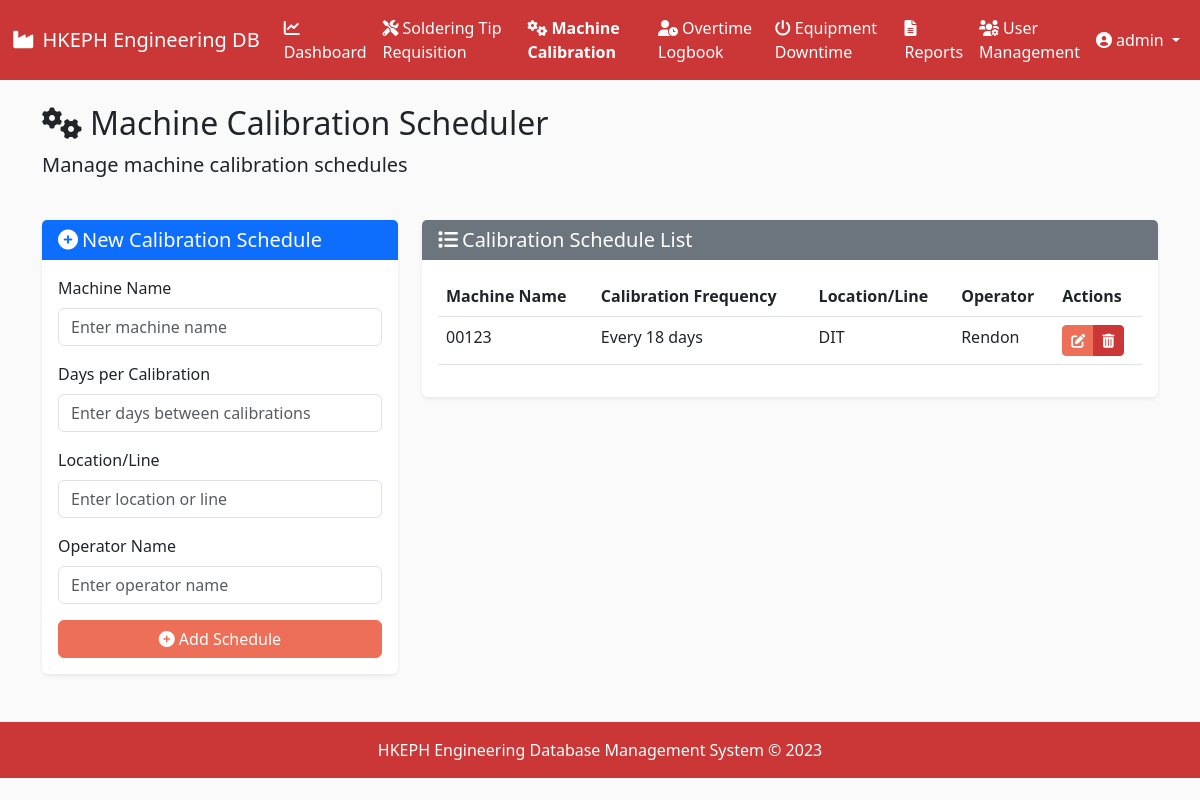
/machine-calibrations (signed in), run on an earlier commit of the app's database.
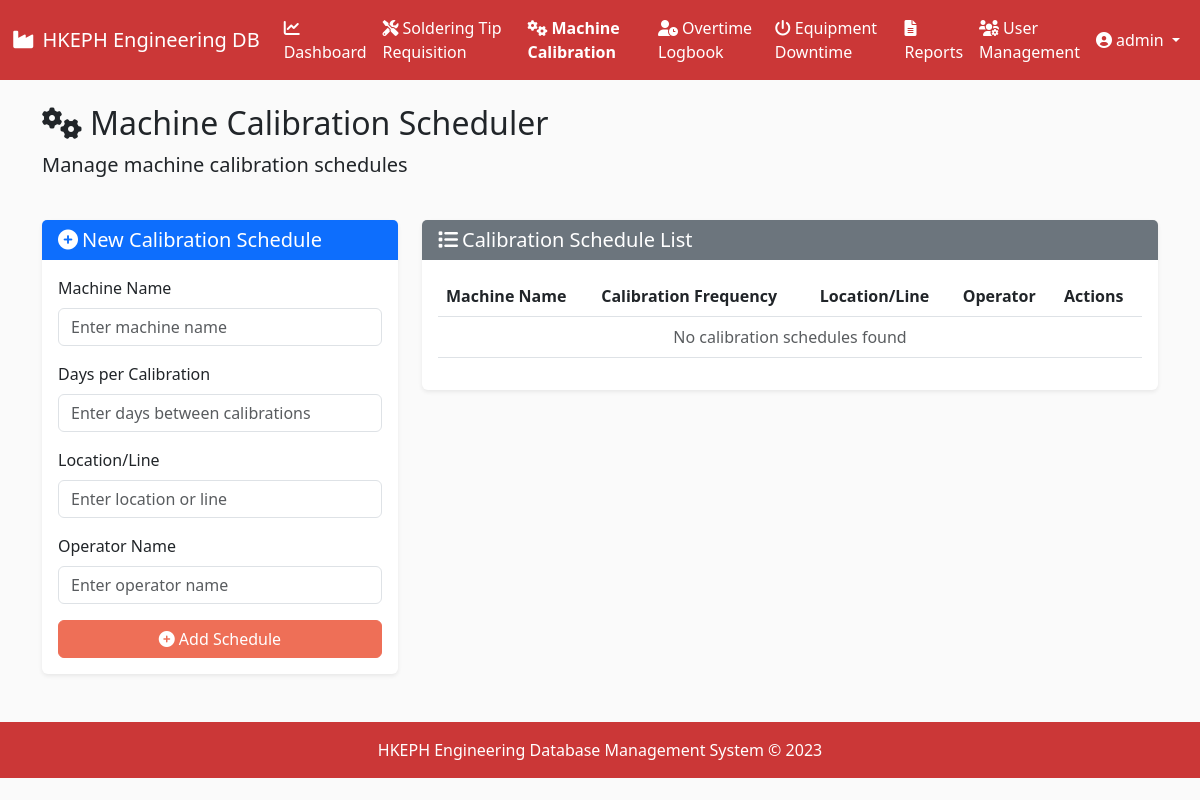
And on a later commit of the database.
### models.py (models this page shows, shortened)
class User(UserMixin, db.Model):
    id = db.Column(db.Integer, primary_key=True)
    username = db.Column(db.String(64), unique=True, nullable=False)
    email = db.Column(db.String(120), unique=True, nullable=False)
    password_hash = db.Column(db.String(256), nullable=False)
    is_admin = db.Column(db.Boolean, default=False)
    date_created = db.Column(db.DateTime, default=datetime.utcnow)

class MachineCalibration(db.Model):
    id = db.Column(db.Integer, primary_key=True)
    machine_name = db.Column(db.String(100), nullable=False)
    days_per_calibration = db.Column(db.Integer, nullable=False)
    location_line = db.Column(db.String(100), nullable=False)
    operator_name = db.Column(db.String(100), nullable=False)
    created_at = db.Column(db.DateTime, default=datetime.utcnow)

### routes.py (the view)
@app.route('/machine-calibrations')
@login_required
def machine_calibrations():
    calibrations = MachineCalibration.query.all()
    form = MachineCalibrationForm()
    return render_template('machine_calibration.html', calibrations=calibrations, form=form)

### forms.py
class MachineCalibrationForm(FlaskForm):
    machine_name = StringField('Machine Name', validators=[DataRequired(), Length(max=100)])
    days_per_calibration = IntegerField('Days per Calibration', validators=[DataRequired(), NumberRange(min=1, max=365)])
    location_line = StringField('Location/Line', validators=[DataRequired(), Length(max=100)])
    operator_name = StringField('Operator Name', validators=[DataRequired(), Length(max=100)])

### app.py (called while the page is built)
@login_manager.user_loader
def load_user(user_id):
    return User.query.get(int(user_id))

### templates/machine_calibration.html (shortened to what this page needs)
{% extends 'base.html' %}
{% block content %}
<div class="row mb-4">
    <div class="col">
        <h2><i class="fas fa-cogs me-2"></i>Machine Calibration Scheduler</h2>
        <p class="lead">Manage machine calibration schedules</p>
    </div>
</div>
<div class="row mb-4">
    <div class="col-md-4">
        <div class="card">
            <div class="card-header bg-primary text-white">
                <h5 class="mb-0">
                    {% if edit_calibration %}
                    <i class="fas fa-edit me-1"></i>Edit Calibration Schedule
                    {% else %}
                    <i class="fas fa-plus-circle me-1"></i>New Calibration Schedule
                    {% endif %}
                </h5>
            </div>
            <div class="card-body">
                {% if edit_calibration %}
                <form method="POST" action="{{ url_for('edit_machine_calibration', calibration_id=edit_calibration.id) }}">
                {% else %}
                <form method="POST" action="{{ url_for('add_machine_calibration') }}">
                {% endif %}
                    <div class="mb-3">
                        <label for="machine_name" class="form-label">Machine Name</label>
                        {{ form.machine_name(class="form-control", placeholder="Enter machine name") }}
                    </div>
                    <div class="mb-3">
                        <label for="days_per_calibration" class="form-label">Days per Calibration</label>
                        {{ form.days_per_calibration(class="form-control", placeholder="Enter days between calibrations") }}
                    </div>
                    <div class="mb-3">
                        <label for="location_line" class="form-label">Location/Line</label>
                        {{ form.location_line(class="form-control", placeholder="Enter location or line") }}
                    </div>
                    <div class="mb-3">
                        <label for="operator_name" class="form-label">Operator Name</label>
                        {{ form.operator_name(class="form-control", placeholder="Enter operator name") }}
                    </div>
                    <div class="d-grid gap-2">
                        {% if edit_calibration %}
                        <button type="submit" class="btn btn-primary">
                            <i class="fas fa-save me-1"></i>Update Schedule
                        </button>
                        <a href="{{ url_for('machine_calibrations') }}" class="btn btn-secondary">
                            <i class="fas fa-times me-1"></i>Cancel
                        </a>
                        {% else %}
                        <button type="submit" class="btn btn-primary">
                            <i class="fas fa-plus-circle me-1"></i>Add Schedule
                        </button>
                        {% endif %}
                    </div>
                </form>
            </div>
        </div>
    </div>
    <div class="col-md-8">
        <div class="card">
            <div class="card-header bg-secondary text-white">
                <h5 class="mb-0"><i class="fas fa-list me-1"></i>Calibration Schedule List</h5>
            </div>
            <div class="card-body">
                <div class="table-responsive">
                    <table class="table table-hover">
                        <thead>
                            <tr>
                                <th>Machine Name</th>
                                <th>Calibration Frequency</th>
                                <th>Location/Line</th>
                                <th>Operator</th>
                                <th>Actions</th>
                            </tr>
                        </thead>
                        <tbody>
                            {% for calibration in calibrations %}
                            <tr>
                                <td>{{ calibration.machine_name }}</td>
                                <td>Every {{ calibration.days_per_calibration }} days</td>
                                <td>{{ calibration.location_line }}</td>
                                <td>{{ calibration.operator_name }}</td>
                                <td>
                                    <div class="btn-group btn-group-sm" role="group">
                                        <a href="{{ url_for('edit_machine_calibration', calibration_id=calibration.id) }}" class="btn btn-warning">
                                            <i class="fas fa-edit"></i>
                                        </a>
                                        <button type="button" class="btn btn-danger" data-bs-toggle="modal" data-bs-target="#deleteCalibrationModal-{{ calibration.id }}">
                                            <i class="fas fa-trash-alt"></i>
                                        </button>
                                    </div>
                                </td>
                            </tr>
                            {% endfor %}
                            {% if not calibrations %}
                            <tr>
                                <td colspan="5" class="text-center text-muted">No calibration schedules found</td>
                            </tr>
                            {% endif %}
                        </tbody>
                    </table>
                </div>
            </div>
        </div>
    </div>
</div>
{% endblock %}

### templates/base.html (shortened to what this page needs)
<!DOCTYPE html>
<html lang="en" data-bs-theme="light">
<head>
    <link href="https://cdn.jsdelivr.net/npm/bootstrap@5.3.0/dist/css/bootstrap.min.css" rel="stylesheet">
    <link rel="stylesheet" href="https://cdnjs.cloudflare.com/ajax/libs/font-awesome/6.0.0/css/all.min.css">
    <link rel="stylesheet" type="text/css" href="https://cdn.jsdelivr.net/npm/daterangepicker/daterangepicker.css" />
    <link rel="stylesheet" href="{{ url_for('static', filename='css/style.css') }}">
</head>
<body>
    <nav class="navbar navbar-expand-lg" style="background-color: var(--accent-secondary); color: white;">
        <div class="container-fluid">
            <a class="navbar-brand text-white" href="{{ url_for('dashboard') }}">
                <i class="fas fa-industry me-2"></i>HKEPH Engineering DB
            </a>
            <div class="collapse navbar-collapse" id="navbarNav">
                {% if current_user.is_authenticated %}
                <ul class="navbar-nav">
                    <li class="nav-item">
                        <a class="nav-link text-white {% if request.path == url_for('dashboard') %}active fw-bold{% endif %}" href="{{ url_for('dashboard') }}">
                            <i class="fas fa-chart-line me-1"></i>Dashboard
                        </a>
                    </li>
                    <li class="nav-item">
                        <a class="nav-link text-white {% if request.path == url_for('soldering_tips') %}active fw-bold{% endif %}" href="{{ url_for('soldering_tips') }}">
                            <i class="fas fa-tools me-1"></i>Soldering Tip Requisition
                        </a>
                    </li>
                    <li class="nav-item">
                        <a class="nav-link text-white {% if request.path == url_for('machine_calibrations') %}active fw-bold{% endif %}" href="{{ url_for('machine_calibrations') }}">
                            <i class="fas fa-cogs me-1"></i>Machine Calibration
                        </a>
                    </li>
                    <li class="nav-item">
                        <a class="nav-link text-white {% if request.path == url_for('overtime_logbook') %}active fw-bold{% endif %}" href="{{ url_for('overtime_logbook') }}">
                            <i class="fas fa-user-clock me-1"></i>Overtime Logbook
                        </a>
                    </li>
                    <li class="nav-item">
                        <a class="nav-link text-white {% if request.path == url_for('equipment_downtime') %}active fw-bold{% endif %}" href="{{ url_for('equipment_downtime') }}">
                            <i class="fas fa-power-off me-1"></i>Equipment Downtime
                        </a>
                    </li>
                    <li class="nav-item">
                        <a class="nav-link text-white {% if request.path == url_for('reports') %}active fw-bold{% endif %}" href="{{ url_for('reports') }}">
                            <i class="fas fa-file-alt me-1"></i>Reports
                        </a>
                    </li>
                    {% if current_user.is_admin %}
                    <li class="nav-item">
                        <a class="nav-link text-white {% if request.path == url_for('user_management') %}active fw-bold{% endif %}" href="{{ url_for('user_management') }}">
                            <i class="fas fa-users-cog me-1"></i>User Management
                        </a>
                    </li>
                    {% endif %}
                </ul>
                <ul class="navbar-nav ms-auto">
                    <li class="nav-item dropdown">
                        <a class="nav-link dropdown-toggle text-white" href="#" id="navbarDropdown" role="button" data-bs-toggle="dropdown" aria-expanded="false">
                            <i class="fas fa-user-circle me-1"></i>{{ current_user.username }}
                        </a>
                    </li>
                </ul>
                {% endif %}
            </div>
        </div>
    </nav>
    <main class="container mt-4 mb-5">
        {% block content %}{% endblock %}
    </main>
    <footer class="py-3 mt-5" style="background-color: var(--accent-secondary); color: white;">
        <div class="container text-center">
            <p class="mb-0">HKEPH Engineering Database Management System &copy; 2023</p>
        </div>
    </footer>
</body>
</html>

### static/css/style.css (style rules this page uses)
:root { --light-bg: #FAFAFA; --light-secondary: #E3E3E3; --accent-primary: #EE6F57; --accent-secondary: #CB3737; }
body { padding-bottom: 20px; }
.card { border: none; box-shadow: 0 0.125rem 0.25rem rgba(0, 0, 0, 0.075); transition: all 0.3s ease; }
.card-header { border-bottom: none; }
.table th { font-weight: 600; border-top: none; }
.btn-primary { background-color: var(--accent-primary); border-color: var(--accent-primary); }

### templates/base.html (style rules this page uses)
body { background-color: var(--light-bg); }

What changed in the data, as far as the page shows it:
removed MachineCalibration: machine_name "00123", days_per_calibration "18", location_line "DIT", operator_name "Rendon"
Also different on the page:
text now shown: "No calibration schedules found"
